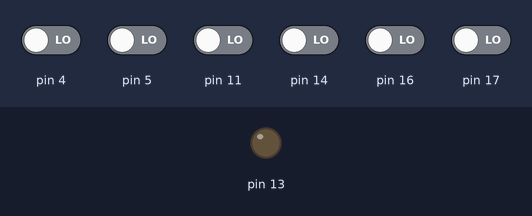
Bench run of a sketch on a simulated Arduino Uno, built with avr-gcc and run on an emulated ATmega328P. On the bench: output pins drawn as LEDs (lit = HIGH). The inputs (shaded band) are chosen by the test bench; at power-on: pin 4, pin 5, pin 11, pin 14, pin 16, pin 17 LOW. What the sketch prints to the serial monitor is not drawn.

Above: at 0.1 s.
At 0.6 s:
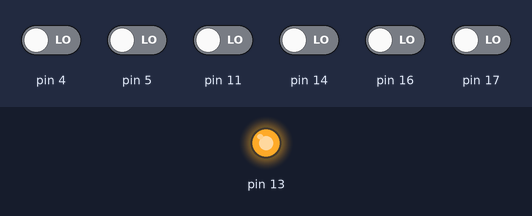
Timing chart, 0 to 12.0 s (numbered marks = the images above):
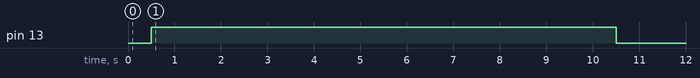

The sketch:

Reflectance_Sensor_Array.ino
```cpp
#include <QTRSensors.h>
#include <ZumoReflectanceSensorArray.h>

/*
This example is designed to be run an Arduino that is connected to a Zumo
Reflectance Sensor Array through a Zumo Shield.
The setup phase of this example calibrates the sensor for ten seconds and
turns on the pin 13 LED while calibration is going on.  During this phase,
you should expose each reflectance sensor to the lightest and darkest
readings they will encounter.  For example, if you are making a line
follower, you should slide the sensors across the line during the
calibration phase so that each sensor can get a reading of how dark the
line is and how light the ground is.  Improper calibration will result in
poor readings. If you want to skip the calibration phase, you can get the
raw sensor readings (pulse times from 0 to 2500 us) by calling
reflectance.read(sensorValues) instead of
reflectance.readLine(sensorValues).
The loop function reads the calibrated sensor values.  It also uses the
values to estimate the position of a line, in case you are using the Zumo
for line following. It prints the sensor values to the serial monitor as
numbers from 0 (maximum reflectance) to 1000 (minimum reflectance) followed
by the estimated location of the line as a number from 0 to 5000.  A line
position of 1000 means the line is directly under sensor 1, 2000 means
directly under sensor 2, etc.  0 means the line is directly under sensor 0
or was last seen by sensor 0 before being lost.  5000 means the line is
directly under sensor 5 or was last seen by sensor 5 before being lost.
*/

ZumoReflectanceSensorArray reflectanceSensors;

// Define an array for holding sensor values.
#define NUM_SENSORS 6
unsigned int sensorValues[NUM_SENSORS];

void setup()
{
  reflectanceSensors.init();

  delay(500);
  pinMode(13, OUTPUT);
  digitalWrite(13, HIGH);        // turn on LED to indicate we are in calibration mode

  unsigned long startTime = millis();
  while(millis() - startTime < 10000)   // make the calibration take 10 seconds
  {
    reflectanceSensors.calibrate();
  }
  digitalWrite(13, LOW);         // turn off LED to indicate we are through with calibration

  // print the calibration minimum values measured when emitters were on
  Serial.begin(9600);
  for (byte i = 0; i < NUM_SENSORS; i++)
  {
    Serial.print(reflectanceSensors.calibratedMinimumOn[i]);
    Serial.print(' ');
  }
  Serial.println();

  // print the calibration maximum values measured when emitters were on
  for (byte i = 0; i < NUM_SENSORS; i++)
  {
    Serial.print(reflectanceSensors.calibratedMaximumOn[i]);
    Serial.print(' ');
  }
  Serial.println();
  Serial.println();
  delay(1000);
}

void loop()
{
  // read calibrated sensor values and obtain a measure of the line position.
  // Note: the values returned will be incorrect if the sensors have not been properly
  // calibrated during the calibration phase.
  unsigned int position = reflectanceSensors.readLine(sensorValues);

  // To get raw sensor values instead, call:
  //reflectanceSensors.read(sensorValues);

  for (byte i = 0; i < NUM_SENSORS; i++)
  {
    Serial.print(sensorValues[i]);
    Serial.print(' ');
  }
  Serial.print("    ");
  Serial.println(position);

  delay(250);
}
```
